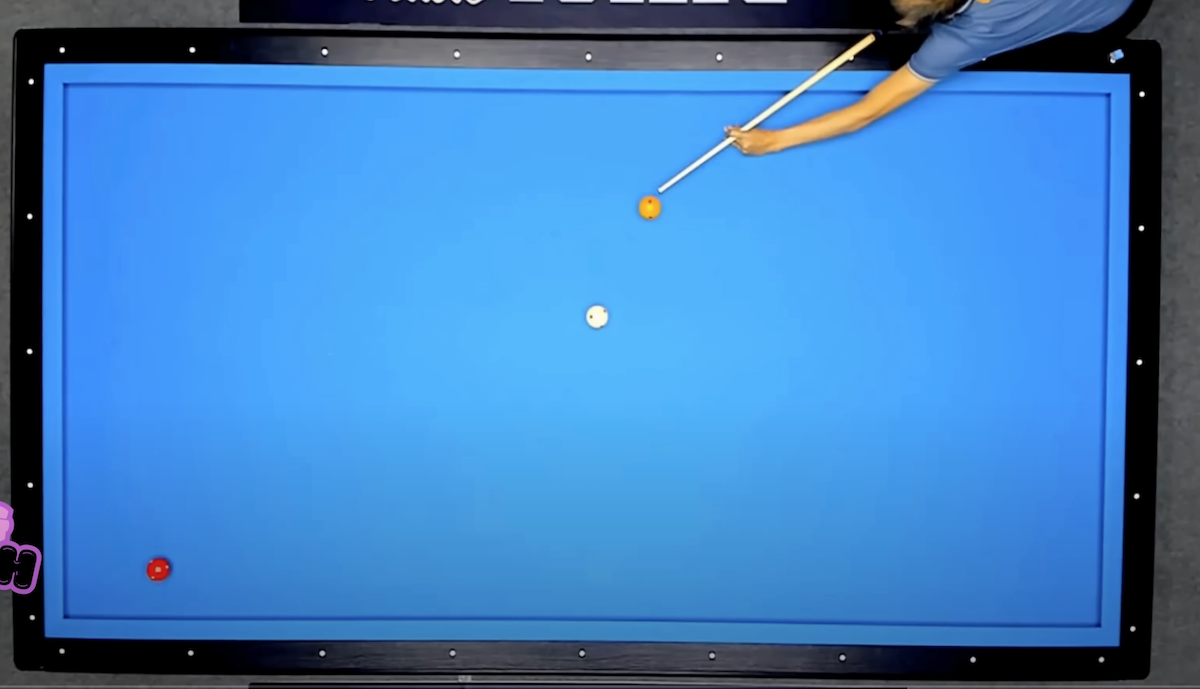
#> input picture data/table_topdown_001.png, 1200 x 689 px
$ python -i detect.py   (imports and definitions only)
#> lines starting #> are read from the running program, lines starting #| are printed output that depends on the picture; after the words box and inside, x2 and y2 are one past the last pixel; in counts of white or black regions, pixels touching at a corner belong together
import cv2
import numpy as np

def area(contour):
    # Get the bounding box of the contour (top-left corner, width, height)
    _, _, w, h = cv2.boundingRect(contour)
    # Calculate the area of the bounding rectangle
    bounding_rect_area = w * h
    return bounding_rect_area

def is_table(contour, image_shape):
    _, _, w, h = cv2.boundingRect(contour)
    ratio = float(w) / h
    return ratio < 2 and ratio > 1.5 and w > image_shape[1] * 0.5 and h > image_shape[0] * 0.5

def annotate_angle(image, end_point1, end_point2, vertex):
    # Draw lines between the centers
    cv2.line(image, end_point1, end_point2, (0, 255, 0), 2)
    cv2.line(image, end_point2, vertex, (0, 255, 0), 2)
    cv2.line(image, vertex, end_point1, (0, 255, 0), 2)

    # Calculate vectors
    v1 = np.array(vertex) - np.array(end_point1)
    v2 = np.array(end_point2) - np.array(vertex)

    # Calculate the angle in radians and convert to degrees
    cos_theta = np.dot(v1, v2) / (np.linalg.norm(v1) * np.linalg.norm(v2))
    angle = np.arccos(np.clip(cos_theta, -1.0, 1.0))  # Clip for numerical stability
    angle_deg = 180 - np.degrees(angle)

    # Annotate the angle near the yellow ball center
    angle_position = (vertex[0] + 50, vertex[1] - 10)  # Adjust position as needed
    cv2.putText(
        image,
        f"{angle_deg:.1f}",
        angle_position,
        cv2.FONT_HERSHEY_SIMPLEX,
        0.8,
        (255, 0, 0),
        2,
    )

    return angle_deg

def resize_image(image):
    # resize the image to width = 1200, height = auto
    return cv2.resize(image, (1500, int(1500/image.shape[1]*image.shape[0])))

def detect_table(image):
    gray_img = cv2.cvtColor(image, cv2.COLOR_BGR2GRAY)
    blurred_img = cv2.GaussianBlur(gray_img, (5, 5), 1)

    # Step 0: Compute dynamic thresholds
    median_intensity = np.median(blurred_img)
    lower_threshold = int(max(0, 0.1 * median_intensity))
    upper_threshold = int(min(255, 1.1 * median_intensity))
    # print(f"Dynamic Thresholds: {lower_threshold}, {upper_threshold}")

    # Step 1: Detect the table (using edge detection and contour finding)
    edges = cv2.Canny(blurred_img, lower_threshold, upper_threshold)
    contours, _ = cv2.findContours(edges, cv2.RETR_LIST, cv2.CHAIN_APPROX_SIMPLE)

    # print("Number of contours:", len(contours))

    filtered_contours = [contour for contour in contours if is_table(contour, image.shape)]
    # print("Number of filtered contours:", len(filtered_contours))

    table_contour = min(filtered_contours, key=area)
    return table_contour

# Detect circles for each mask using Hough Circle Transform
def detect_circles(mask, table_rect):
    circles = cv2.HoughCircles(
        mask,
        cv2.HOUGH_GRADIENT,
        dp=1.2,
        minDist=10,
        param1=5,
        param2=10,
        minRadius=5,
        maxRadius=50,
    )
    # print(f"Number of {color_name} balls detected:", 0 if circles is None else len(circles[0]))
    balls = []
    if circles is not None:
        circles = np.round(circles[0, :]).astype("int")
        for (x, y, r) in circles:
            if table_rect[0] <= x <= table_rect[0] + table_rect[2] and table_rect[1] <= y <= table_rect[1] + table_rect[3]:
                balls.append((x, y, r))

    return balls

# [23 lines left out: functions detect_circle, annotate_ball, not called in this run]

def detect_balls(image, table_rect):
  hsv = cv2.cvtColor(image, cv2.COLOR_BGR2HSV)

  # Define HSV ranges for the colors
  # Adjust these ranges as needed for your image
  # White ball
  lower_white = np.array([0, 0, 200])  # Low saturation, high brightness
  upper_white = np.array([180, 55, 255])

  # Yellow ball
  lower_yellow = np.array([20, 100, 100])
  upper_yellow = np.array([30, 255, 255])

  # Red ball
  lower_red1 = np.array([0, 120, 70])  # Red has two ranges in HSV
  upper_red1 = np.array([10, 255, 255])
  lower_red2 = np.array([170, 120, 70])
  upper_red2 = np.array([180, 255, 255])

  # Blue table (to mask out the table)
  lower_blue = np.array([100, 150, 50])
  upper_blue = np.array([140, 255, 255])

  # Create masks for each ball
  mask_white = cv2.inRange(hsv, lower_white, upper_white)
  mask_yellow = cv2.inRange(hsv, lower_yellow, upper_yellow)
  mask_red1 = cv2.inRange(hsv, lower_red1, upper_red1)
  mask_red2 = cv2.inRange(hsv, lower_red2, upper_red2)
  mask_red = cv2.bitwise_or(mask_red1, mask_red2)  # Combine the two red ranges
  mask_table = cv2.inRange(hsv, lower_blue, upper_blue)

  # Remove table from the ball masks
  mask_white = cv2.subtract(mask_white, mask_table)
  mask_yellow = cv2.subtract(mask_yellow, mask_table)
  mask_red = cv2.subtract(mask_red, mask_table)

  # Clean up masks with morphological operations
  kernel = cv2.getStructuringElement(cv2.MORPH_ELLIPSE, (5, 5))
  mask_white = cv2.morphologyEx(mask_white, cv2.MORPH_CLOSE, kernel)
  mask_yellow = cv2.morphologyEx(mask_yellow, cv2.MORPH_CLOSE, kernel)
  mask_red = cv2.morphologyEx(mask_red, cv2.MORPH_CLOSE, kernel)

  # Display the masks
  # show_image("White Mask", mask_white)
  # show_image("Yellow Mask", mask_yellow)
  # show_image("Red Mask", mask_red)

  # Detect and annotate each ball
  white_ball = detect_circles(mask_white, table_rect)[0]
  yellow_ball = detect_circles(mask_yellow, table_rect)[0]
  red_ball = detect_circles(mask_red, table_rect)[0]

  return white_ball, yellow_ball, red_ball

# [83 lines left out: functions get_ball_near_rect, convert_ball_to_absolute_coords, detect_balls_relative, annotate_table, not called in this run]

def annotate_balls_angles(image, white_ball, yellow_ball, red_ball):
    white_center = (white_ball[0], white_ball[1])
    yellow_center = (yellow_ball[0], yellow_ball[1])
    red_center = (red_ball[0], red_ball[1])
    annotate_angle(image, white_center, yellow_center, red_center)
    annotate_angle(image, yellow_center, red_center, white_center)
    annotate_angle(image, red_center, white_center, yellow_center)

    return image

def detect_and_annotate(image):
    result_image = resize_image(image)

    table_contour = detect_table(result_image)
    # annotate_table(result_image, table_contour)

    white_ball, yellow_ball, red_ball = detect_balls(result_image, cv2.boundingRect(table_contour))
    print(f"white_ball: {white_ball}")
    # annotate_ball(result_image, white_ball, "White")
    # annotate_ball(result_image, yellow_ball, "Yellow")
    # annotate_ball(result_image, red_ball, "Red")
    annotate_balls_angles(result_image, white_ball, yellow_ball, red_ball)

    return result_image

>>> import cv2
>>> picture = cv2.imread('data/table_topdown_001.png')
#> picture is the input picture: shape (689, 1200, 3); mean B, G, R 189.8, 127.4, 64.4
>>> result = detect_and_annotate(picture)
#> in detect_table, `gray_img = cv2.cvtColor(image, cv2.COLOR_BGR2GRAY)`:
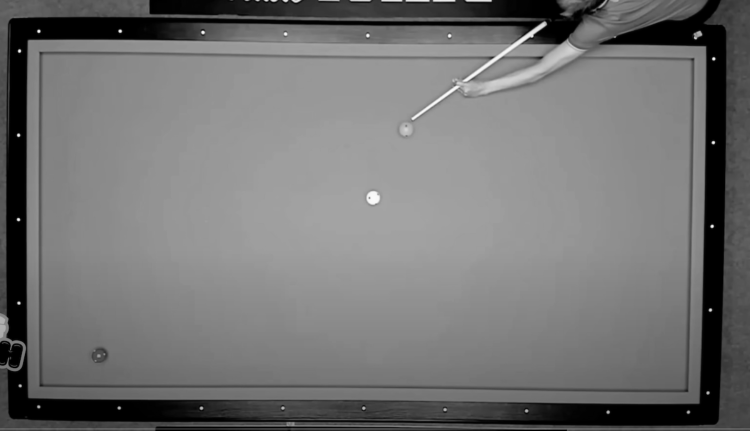
#> gray_img: shape (861, 1500) (shown at 1/2 size); min 0, max 253, mean 115.6
#> in detect_table, `median_intensity = np.median(blurred_img)`: median_intensity = 134
#> in detect_table, `lower_threshold = int(max(0, 0.1 * median_intensity))`: lower_threshold = 13
#> in detect_table, `upper_threshold = int(min(255, 1.1 * median_intensity))`: upper_threshold = 147
#> in detect_table, `edges = cv2.Canny(blurred_img, lower_threshold, upper_threshold)`:
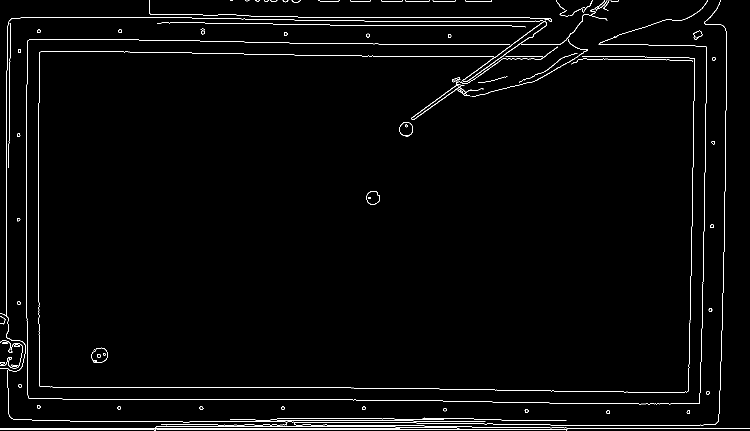
#> edges: shape (861, 1500) (shown at 1/2 size); 1.8% white in thin lines or dots
#> in detect_table, `contours, _ = cv2.findContours(edges, cv2.RETR_LIST, cv2.CHAIN_APPROX_..`: contours = 123 contours, 54 with area under 20; largest, box (x1, y1, x2, y2) and area: (923, 42, 1094, 164) 1686, (925, 43, 1094, 164) 1460, (799, 245, 826, 274) 570, (733, 382, 760, 410) 550, (799, 245, 826, 272) 546
#> in detect_table, `filtered_contours = [contour for contour in contours if is_table(conto..`: filtered_contours = 4 contours, 1 with area under 20; largest, box (x1, y1, x2, y2) and area: (52, 0, 1416, 809) 46, (15, 0, 1453, 852) 42, (0, 34, 1086, 743) 40
#> in area, `_, _, w, h = cv2.boundingRect(contour)`: w = 1312; h = 682
#> in area, `bounding_rect_area = w * h`: bounding_rect_area = 894784
#> in detect_table, `table_contour = min(filtered_contours, key=area)`: table_contour = contour of 307 points, box (x1, y1, x2, y2) (0, 34, 1086, 743), area 40
#> in detect_balls, `mask_white = cv2.inRange(hsv, lower_white, upper_white)`:
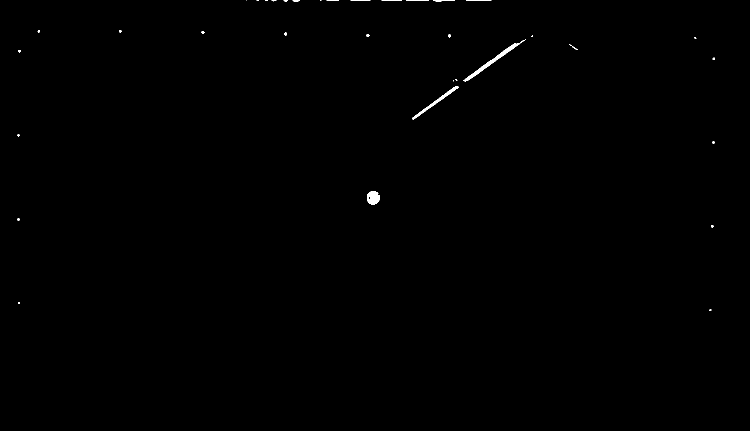
#> mask_white: shape (861, 1500) (shown at 1/2 size); 0.23% white; 37 white regions (19 under 20 px), largest, box (x1, y1, x2, y2) and area: (926, 78, 1052, 163) 916, (824, 172, 917, 239) 594, (734, 383, 759, 410) 529
#> in detect_balls, `mask_yellow = cv2.inRange(hsv, lower_yellow, upper_yellow)`:
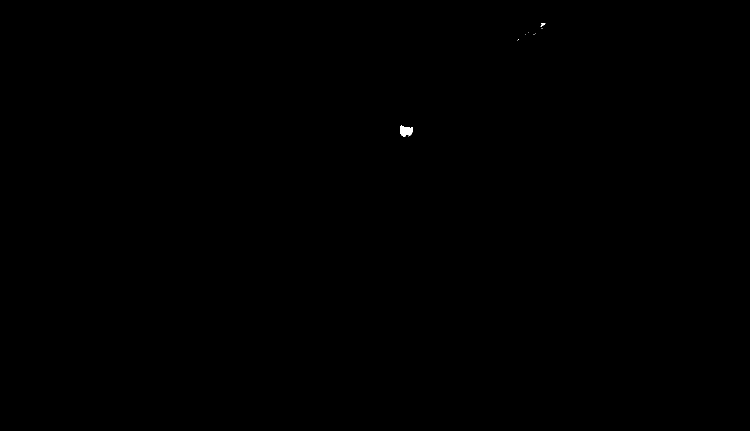
#> mask_yellow: shape (861, 1500) (shown at 1/2 size); 0.04% white; 9 white regions (7 under 20 px), largest, box (x1, y1, x2, y2) and area: (800, 251, 825, 273) 413, (1081, 46, 1091, 53) 36
#> in detect_balls, `mask_table = cv2.inRange(hsv, lower_blue, upper_blue)`:
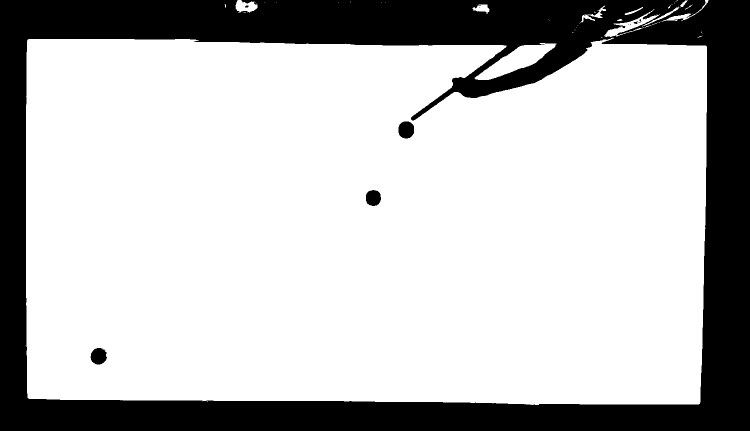
#> mask_table: shape (861, 1500) (shown at 1/2 size); 74.6% white; 14 black regions (8 under 20 px), largest, box (x1, y1, x2, y2) and area: (0, 0, 1500, 861) 324864, (797, 243, 828, 277) 876, (181, 696, 214, 729) 836, (732, 380, 762, 412) 776, (1267, 43, 1275, 48) 25, (490, 11, 497, 15) 24
#> in detect_circles, `circles = cv2.HoughCircles( mask, cv2.HOUGH_GRADIENT, dp=1.2, minDist=..`: circles = [[744.6, 395.4, 13.52], [931.8, 103.8, 49.28], [1006.2, 124.2, 18.08], [913.8, 126.6, 35.36], [921, 141, 18.32], [951, 123, 16.16]]
#> in detect_circles, `circles = np.round(circles[0, :]).astype("int")`: circles = [[745, 395, 14], [932, 104, 49], [1006, 124, 18], [914, 127, 35], [921, 141, 18], [951, 123, 16]]
#> the loop in detect_circles, `for (x, y, r) in circles:` made 6 passes
#> after the loop in detect_circles, `for (x, y, r) in circles:`: balls = [(745, 395, 14), (932, 104, 49), (1006, 124, 18), (914, 127, 35), (921, 141, 18), (951, 123, 16)]
#> in detect_balls, `white_ball = detect_circles(mask_white, table_rect)[0]`: white_ball = (745, 395, 14)
#> the loop in detect_circles (call 2), `for (x, y, r) in circles:` made 1 pass
#> (x, y, r) on pass 1: (812, 262, 12)
#> in detect_balls, `yellow_ball = detect_circles(mask_yellow, table_rect)[0]`: yellow_ball = (812, 262, 12)
#> in detect_balls, `red_ball = detect_circles(mask_red, table_rect)[0]`: red_ball = (197, 711, 13)
#> in detect_and_annotate, `white_ball, yellow_ball, red_ball = detect_balls(result_image, cv2.bou..`: white_ball = (745, 395, 14); yellow_ball = (812, 262, 12); red_ball = (197, 711, 13)
#| white_ball: (745, 395, 14)
#> in annotate_balls_angles, `white_center = (white_ball[0], white_ball[1])`: white_center = (745, 395)
#> in annotate_balls_angles, `yellow_center = (yellow_ball[0], yellow_ball[1])`: yellow_center = (812, 262)
#> in annotate_balls_angles, `red_center = (red_ball[0], red_ball[1])`: red_center = (197, 711)
#> in annotate_angle, `cv2.line(image, vertex, end_point1, (0, 255, 0), 2)`:
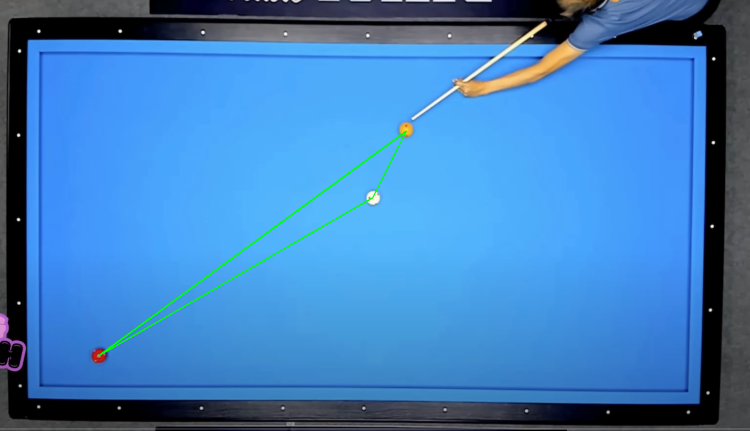
#> image: shape (861, 1500, 3) (shown at 1/2 size); mean B, G, R 189, 127.6, 64
#> in annotate_angle, `v1 = np.array(vertex) - np.array(end_point1)`: v1 = [-548, 316]
#> in annotate_angle, `v2 = np.array(end_point2) - np.array(vertex)`: v2 = [615, -449]
#> in annotate_angle, `cos_theta = np.dot(v1, v2) / (np.linalg.norm(v1) * np.linalg.norm(v2))`: cos_theta = -0.994
#> in annotate_angle, `angle = np.arccos(np.clip(cos_theta, -1.0, 1.0))`: angle = 3.03
#> in annotate_angle, `angle_deg = 180 - np.degrees(angle)`: angle_deg = 6.16
#> in annotate_angle, `angle_position = (vertex[0] + 50, vertex[1] - 10)`: angle_position = (247, 701)
#> call 3 of annotate_angle, with end_point1 = (197, 711), end_point2 = (745, 395), vertex = (812, 262)
#> in annotate_angle (call 3), `v1 = np.array(vertex) - np.array(end_point1)`: v1 = [615, -449]
#> in annotate_angle (call 3), `v2 = np.array(end_point2) - np.array(vertex)`: v2 = [-67, 133]
#> in annotate_angle (call 3), `cos_theta = np.dot(v1, v2) / (np.linalg.norm(v1) * np.linalg.norm(v2))`: cos_theta = -0.89
#> in annotate_angle (call 3), `angle = np.arccos(np.clip(cos_theta, -1.0, 1.0))`: angle = 2.67
#> in annotate_angle (call 3), `angle_deg = 180 - np.degrees(angle)`: angle_deg = 27.13
#> in annotate_angle (call 3), `angle_position = (vertex[0] + 50, vertex[1] - 10)`: angle_position = (862, 252)
#> in annotate_angle (call 3), `cv2.putText( image, f"{angle_deg:.1f}", angle_position, cv2.FONT_HERSH..`:
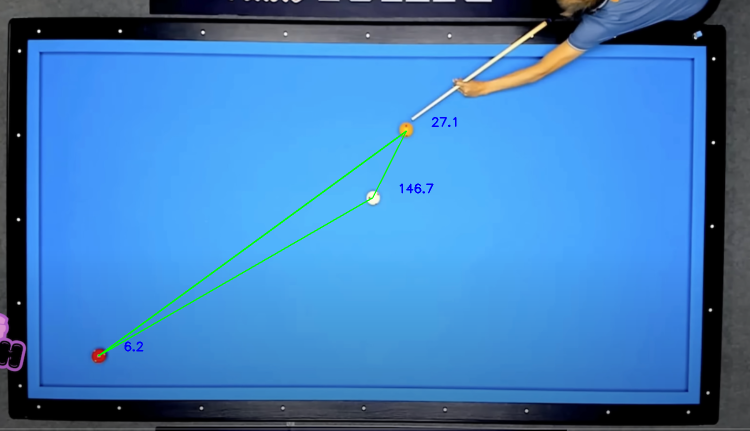
#> image: shape (861, 1500, 3) (shown at 1/2 size); mean B, G, R 189, 127.5, 64
